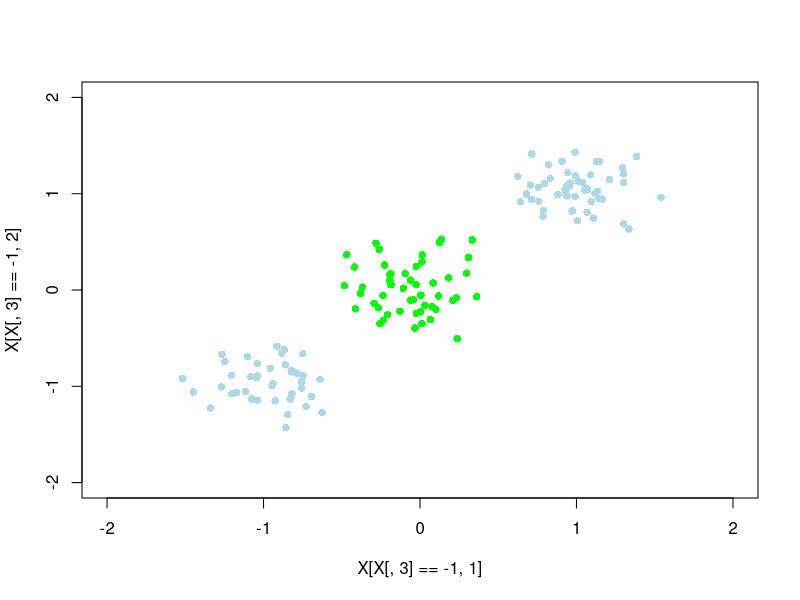
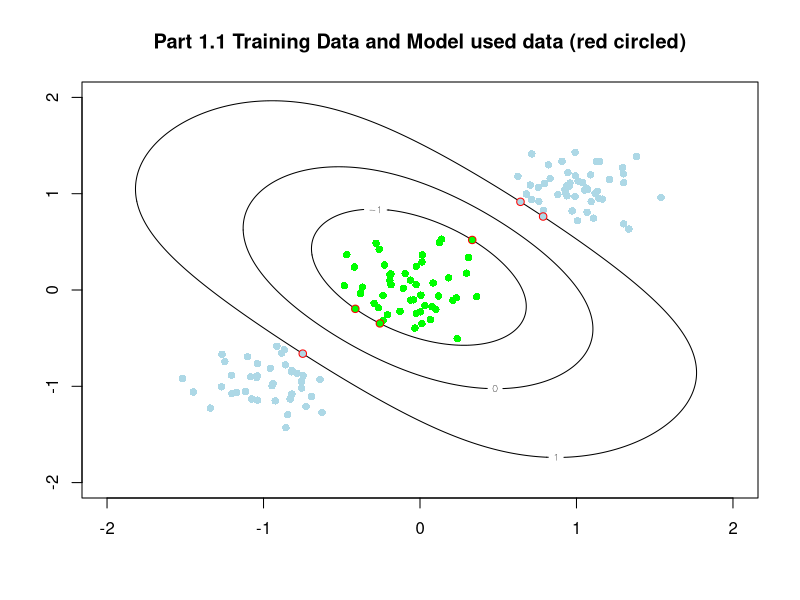

R code for these plots, in order: (Note: a time limit stopped this script after it produced the figures.)
library(mvtnorm)
library(quadprog)
library(proxy)
library(Matrix)
#### HW chapter 7
####
#### Part 1
####
#### Fit a SVM to the following data
####
#### Part 1.1 using k(x,y) = exp(-0.5*t(x-y)%*%(x-y))
####
#### Part 1.2 using k(x,y) = <phi(x),phi(y)> where phi(x) = [dnorm(x,mu1,sig),dnorm(x,mu2,sig)] where mu1 = c(0,0), mu2=c(-1,-1), sig = diag(2)
####
#### Part 1.3 verify that the separation of 1.2 is linear in the space defined by phi()

set.seed(7675)
x1.tmp <- cbind(rmvnorm(50,c(0,0),matrix(c(0.05,0,0,0.05),2,2)),-1)
x2.tmp <- cbind(rmvnorm(50,c(1,1),matrix(c(0.05,0,0,0.05),2,2)),1)
x3.tmp <- cbind(rmvnorm(40,c(-1,-1),matrix(c(0.05,0,0,0.05),2,2)),1)

X <- rbind(x1.tmp,x2.tmp,x3.tmp)

# plot
plot(X[X[,3]==-1,1],X[X[,3]==-1,2],pch=16,col="green",xlim=c(-2,2),ylim=c(-2,2))
points(X[X[,3]==1,1],X[X[,3]==1,2],pch=16,col="lightblue")

# kenrel 1
ker_1 <- function(x,y){
    return(exp(-0.5 * t(x-y) %*% (x-y)))
}

# Phi 2
Phi_2 <- function(x){
    dnorm_1 <- dmvnorm(x, c(-1,-1), diag(2))
    dnorm_2 <- dmvnorm(x, c(0,0), diag(2))
    return(c(dnorm_1, dnorm_2))
}

# kernel 2
ker_2 <- function(x,y){
    return(Phi_2(x) %*% Phi_2(y))
}

# Calculate grad matrix
## sub function: calculate the diag
## Only allow calculate one element 
Gram_diag_element <- function(x, distanceFun){
    return(distanceFun(x,x))
}

GramMat <- function(xVec,kernelFun){
    Gram_diag <- diag( apply(xVec, 1, Gram_diag_element, distanceFun = kernelFun) ) # n * n diag
    Gram_dist <- proxy::dist(xVec, method=kernelFun) # n-1 * n-1 mat
    
    return(as.matrix(Gram_dist) + Gram_diag)
}

# Dmat
DMat <- function(Tvec, GramMat){
    return(Tvec %*% t(Tvec) * GramMat)
    # In our case Tvec %*% t(Tvec) provides a 'sign' matrix for GramMat
}

# dvec
dVec <- function(n){
    return(rep(1,n))
}

# Amat
AMat <- function(tn){
    IMat <- diag(length(tn))
    return(cbind(tn, IMat))
}

# bvec
bVec <- function(n){
    return(rep(0,n+1))
}

# calculate B
findB <- function(tN, aN, Gmat){
    bN <- tN - colSums(aN * tN * Gmat)
    return(mean(bN))
}

# prediction
calcY <- function(xNew, tN, aN, xVec, b.num, kenrelFun){
    GramCol <- apply(xVec, 1, kenrelFun, y=xNew)
    return( sum(aN*tN*GramCol) + b.num )
}

#### Data: Training

xVec <- X[,1:2]
tN <- X[,3]

#### Data: Predicting
one.dim <- seq(-2,2,0.01)
all.x <- expand.grid(x = one.dim, y = one.dim)


#### Part 1.1 using k(x,y) = exp(-0.5*t(x-y)%*%(x-y))
GramMatrix_1 <- GramMat(xVec, ker_1)
DMatrix_1 <- DMat(tN, GramMatrix_1)
DVector_1 <- dVec(length(tN))
AMatrix_1 <- AMat(tN)
bVector_1 <- bVec(length(tN))

Solution_1 <- solve.QP(nearPD(DMatrix_1)$mat, DVector_1, AMatrix_1, bVector_1, meq=1)

importantPointIndex <- which(Solution_1$solution > 0.1)
model.1.data <- xVec[importantPointIndex,]

b_1 <- findB(tN[importantPointIndex], Solution_1$solution[importantPointIndex], GramMatrix_1[importantPointIndex,importantPointIndex])
prediction_1 <- apply(  all.x, 1, calcY, tN = tN[importantPointIndex], 
                        aN = Solution_1$solution[importantPointIndex], 
                        xVec = xVec[importantPointIndex,], 
                        b.num = b_1,
                        kenrelFun = ker_1)

predic_1_matrix <- matrix(prediction_1, nrow = length(one.dim))
contour(x=one.dim, y=one.dim, z=predic_1_matrix, level=c(-1,0,1), xlim = c(-2,2), ylim=c(-2,2))
title("Part 1.1 Training Data and Model used data (red circled)")
points(X[X[,3]==-1,1],X[X[,3]==-1,2],pch=16,col="green",xlim=c(-2,2),ylim=c(-2,2))
points(X[X[,3]==1,1],X[X[,3]==1,2],pch=16,col="lightblue")
points(model.1.data[, 1], model.1.data[, 2], pch=1,col='red')


#### Part 1.2 using k(x,y) = <phi(x),phi(y)> where phi(x) = [dnorm(x,mu1,sig),dnorm(x,mu2,sig)] where mu1 = c(0,0), mu2=c(-1,-1), sig = diag(2)
GramMatrix_2 <- GramMat(xVec, ker_2)
DMatrix_2 <- DMat(tN, GramMatrix_2)
DVector_2 <- dVec(length(tN))
AMatrix_2 <- AMat(tN)
bVector_2 <- bVec(length(tN))

Solution_2 <- solve.QP(nearPD(DMatrix_2)$mat, DVector_2, AMatrix_2, bVector_2, meq=1)
importantPointIndex <- which(Solution_2$solution > 0.1)
model.2.data <- xVec[importantPointIndex,]

b_2 <- findB(tN[importantPointIndex], Solution_2$solution[importantPointIndex], GramMatrix_2[importantPointIndex,importantPointIndex])
prediction_2 <- apply(  all.x, 1, calcY, tN = tN[importantPointIndex], 
                        aN = Solution_2$solution[importantPointIndex], 
                        xVec = xVec[importantPointIndex,], 
                        b.num = b_2,
                        kenrelFun = ker_2)

predic_2_matrix <- matrix(prediction_2, nrow = length(one.dim))
contour(x=one.dim, y=one.dim, z=predic_2_matrix, level=c(-1,0,1), xlim = c(-2,2), ylim=c(-2,2))
points(X[X[,3]==-1,1],X[X[,3]==-1,2],pch=16,col="green",xlim=c(-2,2),ylim=c(-2,2))
title("Part 1.2 Training Data and Model used data (red circled)")
points(X[X[,3]==1,1],X[X[,3]==1,2],pch=16,col="lightblue")
points(model.2.data[, 1], model.2.data[, 2], pch=1,col='red')


#### Part 1.3 verify that the separation of 1.2 is linear in the space defined by phi()

PhiSpaceLoc <- apply(xVec,1,Phi_2)
PhiSpaceLoc <- t(PhiSpaceLoc)

model.pts <- apply(model.2.data,1,Phi_2)
model.pts <- t(model.pts)

phi.all.x <- apply(all.x,1,Phi_2)
phi.all.x <- t(phi.all.x)
# all.y <- phi.all.x %*% weight + linear.model.b

greenLineIdx <- which(abs(prediction_2 + 1) < 0.01)
blackLineIdx <- which(abs(prediction_2) < 0.01)
blueLineIdx <- which(abs(prediction_2 - 1) < 0.01)

plot(PhiSpaceLoc[greenIdx,1], PhiSpaceLoc[greenIdx,2], pch=16,col="green",xlim=c(0,0.2),ylim=c(0,0.2))
title("Part 1.2 Training Data and Decision on Phi Space")
points(PhiSpaceLoc[blueIdx,1], PhiSpaceLoc[blueIdx,2], pch=16,col="lightblue")
points(model.pts[, 1], model.pts[, 2], pch=1,col='red')

points(phi.all.x[greenLineIdx,1], phi.all.x[greenLineIdx,2], type='l', col="green")
points(phi.all.x[blackLineIdx,1], phi.all.x[blackLineIdx,2], type='l', col="black")
points(phi.all.x[blueLineIdx,1], phi.all.x[blueLineIdx,2], type='l', col="blue")
